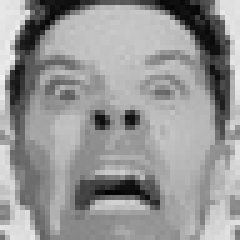
#> input picture data/archive/train/angry/Training_1127865.jpg, 48 x 48 px (shown 5 times larger); its folder holds only this picture in this run
$ jupyter execute eda.ipynb
#> lines starting #> are read from the running program, lines starting #| are printed output that depends on the picture
[cell 1]
import os
import cv2
import numpy as np
import matplotlib.pyplot as plt
import seaborn as sns
from PIL import Image

[cell 2]
train_dir = "../data/archive/train"
test_dir = "../data/archive/test"
emotion_labels = sorted(os.listdir(train_dir))
print("Emotion Classes:", emotion_labels)

[cell 3]
emotion_counts = {emotion: len(os.listdir(os.path.join(train_dir, emotion))) for emotion in emotion_labels}

# Convert to a DataFrame for plotting
import pandas as pd
eda_df = pd.DataFrame(list(emotion_counts.items()), columns=["Emotion", "Count"])
eda_df = eda_df.sort_values(by="Count", ascending=False)

plt.figure(figsize=(10, 6))
sns.barplot(x="Emotion", y="Count", data=eda_df, palette="Set2")
plt.title("Emotion Class Distribution in Training Set")
plt.xticks(rotation=45)
plt.tight_layout()
plt.show()
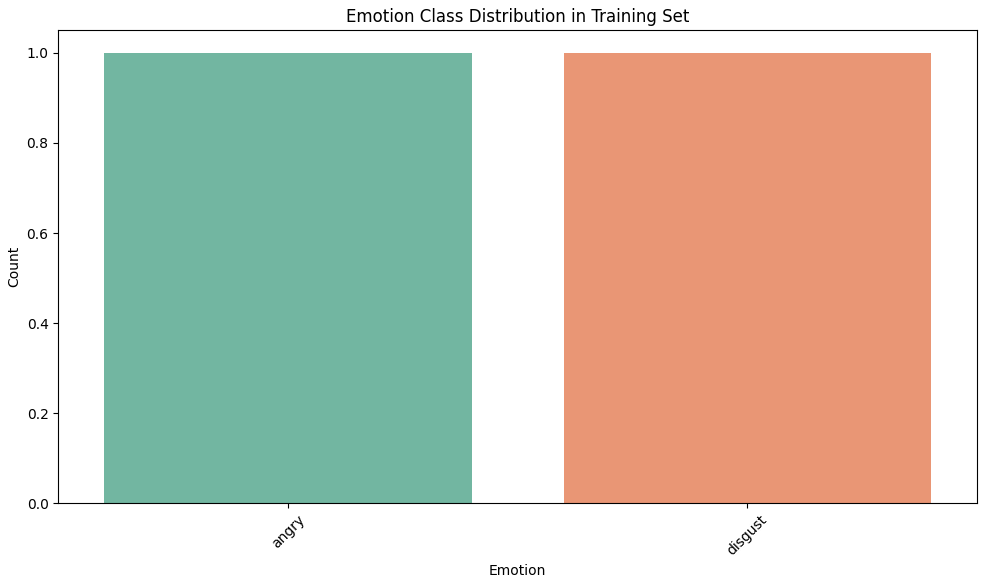
#> figure drawn by matplotlib, 1 panel

[cell 4]
def show_samples(emotion_labels, train_dir, samples_per_class=5):
#> called with train_dir = '../data/archive/train', samples_per_class = 5
    plt.figure(figsize=(15, len(emotion_labels)*2))
    for idx, emotion in enumerate(emotion_labels):
        files = os.listdir(os.path.join(train_dir, emotion))[:samples_per_class]
        for i, file in enumerate(files):
            img_path = os.path.join(train_dir, emotion, file)
            img = cv2.imread(img_path)
#> img is the input picture: shape (48, 48, 3); min 1, max 241, mean 150.1
            img = cv2.cvtColor(img, cv2.COLOR_BGR2RGB)

            plt.subplot(len(emotion_labels), samples_per_class, idx*samples_per_class + i + 1)
            plt.imshow(img)
            plt.axis('off')
            if i == 0:
                plt.ylabel(emotion, fontsize=12)
    plt.suptitle("Sample Images Per Emotion Class", fontsize=16)
    plt.tight_layout()
    plt.show()
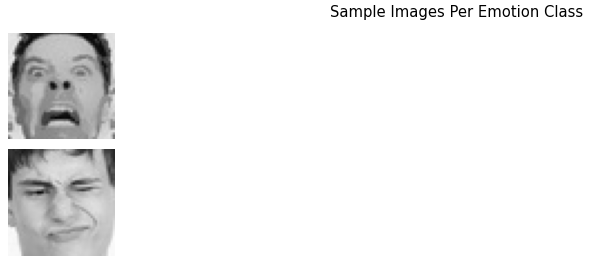
#> figure drawn by matplotlib, 2 panels

show_samples(emotion_labels, train_dir)

[cell 5]
img_path = os.path.join(train_dir, emotion_labels[0], os.listdir(os.path.join(train_dir, emotion_labels[0]))[0])
img = cv2.imread(img_path, cv2.IMREAD_GRAYSCALE)
#> img: shape (48, 48); min 1, max 241, mean 150.1
print("Sample image shape:", img.shape)  # Expected: (48, 48)
#| Sample image shape: (48, 48)
